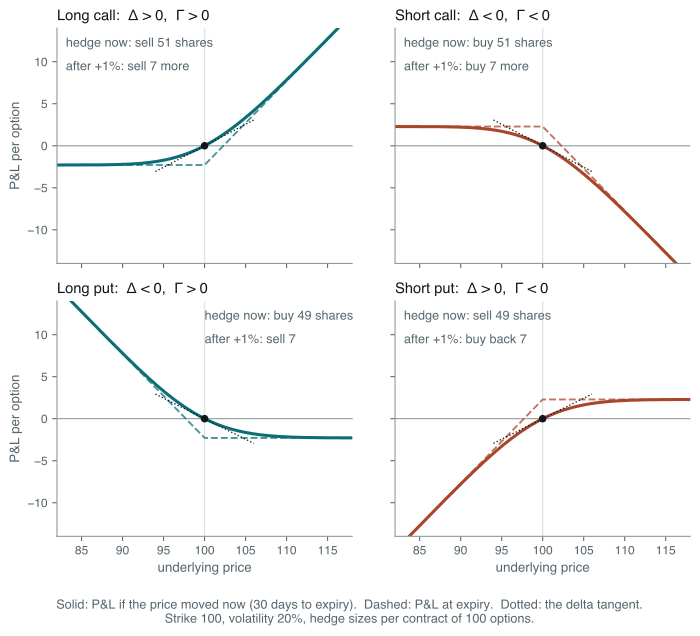

Here is the Python script that generated this plot:
# The four basic option positions, drawn as P&L against the underlying price.
#
# Dashed: P&L at expiry, net of the premium paid or received.
# Solid:  P&L if the price jumped there immediately, 30 days before expiry.
#
# The solid curve is the one a hedger lives on. Its slope at the current price
# is delta and its curvature is gamma: a smile for the two long positions, a
# frown for the two short ones. Call versus put changes the slope; long versus
# short changes the curvature.
#
# Run standalone:  uv run --no-project --with matplotlib,numpy python <path>

import math
import os

os.environ.setdefault("SOURCE_DATE_EPOCH", "1735689600")

import matplotlib

matplotlib.use("Agg")
matplotlib.rcParams["svg.fonttype"] = "path"
matplotlib.rcParams["svg.hashsalt"] = "dh_payoffs"
matplotlib.rcParams["font.family"] = ["Helvetica", "Arial", "DejaVu Sans"]

from pathlib import Path

import matplotlib.pyplot as plt
import numpy as np

INK = "#10171B"
MUTED = "#58666E"
TEAL = "#0B6E75"
RUST = "#A8452B"
GREY = "#8A979D"
FAINT = "#DCE4E6"

S0, K, VOL, TAU = 100.0, 100.0, 0.20, 30 / 365
N_OPT = 100  # one contract

_erf = np.vectorize(math.erf)


def ncdf(x: np.ndarray) -> np.ndarray:
    return 0.5 * (1 + _erf(np.asarray(x) / math.sqrt(2)))


def bs(cp: str, s: np.ndarray, tau: float) -> tuple[np.ndarray, np.ndarray]:
    s = np.asarray(s, dtype=float)
    d1 = (np.log(s / K) + 0.5 * VOL**2 * tau) / (VOL * math.sqrt(tau))
    d2 = d1 - VOL * math.sqrt(tau)
    if cp == "c":
        return s * ncdf(d1) - K * ncdf(d2), ncdf(d1)
    return K * ncdf(-d2) - s * ncdf(-d1), ncdf(d1) - 1


def panel(ax, cp: str, sign: int, title: str, hedge_now: str, hedge_up: str, text_x: float = 0.03) -> None:
    s = np.linspace(82, 118, 400)
    prem, _ = bs(cp, S0, TAU)
    payoff = np.maximum(s - K, 0) if cp == "c" else np.maximum(K - s, 0)
    value, _ = bs(cp, s, TAU)
    expiry_pnl = sign * (payoff - prem)
    now_pnl = sign * (value - prem)
    color = TEAL if sign > 0 else RUST

    ax.axhline(0, color=GREY, lw=0.8)
    ax.axvline(S0, color=FAINT, lw=1.0, zorder=0)
    ax.plot(s, expiry_pnl, color=color, lw=1.4, ls="--", alpha=0.75)
    ax.plot(s, now_pnl, color=color, lw=2.3)

    _, d0 = bs(cp, S0, TAU)
    slope = sign * float(d0)
    xs = np.array([S0 - 6, S0 + 6])
    ax.plot(xs, slope * (xs - S0), color=INK, lw=1.0, ls=":")
    ax.scatter([S0], [0], s=22, color=INK, zorder=5)

    ax.set_title(title, fontsize=11, color=INK, loc="left", pad=6)
    ax.text(text_x, 0.96, hedge_now, transform=ax.transAxes, fontsize=9.5, color=MUTED, va="top")
    ax.text(text_x, 0.86, hedge_up, transform=ax.transAxes, fontsize=9.5, color=MUTED, va="top")
    ax.set_xlim(82, 118)
    ax.set_ylim(-14, 14)
    ax.tick_params(labelsize=9, colors=MUTED)
    for side in ("top", "right"):
        ax.spines[side].set_visible(False)
    for side in ("left", "bottom"):
        ax.spines[side].set_color(GREY)


def main() -> None:
    fig, axes = plt.subplots(2, 2, figsize=(7.4, 6.2), sharex=True, sharey=True)
    panel(axes[0, 0], "c", +1, "Long call:  Δ > 0,  Γ > 0", "hedge now: sell 51 shares", "after +1%: sell 7 more")
    panel(axes[0, 1], "c", -1, "Short call:  Δ < 0,  Γ < 0", "hedge now: buy 51 shares", "after +1%: buy 7 more")
    panel(axes[1, 0], "p", +1, "Long put:  Δ < 0,  Γ > 0", "hedge now: buy 49 shares", "after +1%: sell 7", text_x=0.5)
    panel(axes[1, 1], "p", -1, "Short put:  Δ > 0,  Γ < 0", "hedge now: sell 49 shares", "after +1%: buy back 7")
    for ax in axes[1]:
        ax.set_xlabel("underlying price", fontsize=10, color=MUTED)
    for ax in axes[:, 0]:
        ax.set_ylabel("P&L per option", fontsize=10, color=MUTED)

    fig.text(
        0.5,
        -0.015,
        "Solid: P&L if the price moved now (30 days to expiry).  Dashed: P&L at expiry.  "
        "Dotted: the delta tangent.\nStrike 100, volatility 20%, hedge sizes per contract of 100 options.",
        ha="center",
        va="top",
        fontsize=9.5,
        color=MUTED,
    )
    fig.tight_layout()
    out = Path(__file__).with_suffix("")
    for ext in ("pdf", "svg"):
        fig.savefig(f"{out}.{ext}", transparent=True, bbox_inches="tight")

    for cp in ("c", "p"):
        prem, d = bs(cp, S0, TAU)
        _, d_up = bs(cp, S0 * 1.01, TAU)
        print(
            f"{cp}: premium {float(prem):.4f}, delta {float(d):+.4f} ({float(d) * N_OPT:+.1f} sh/contract), "
            f"delta after +1% {float(d_up):+.4f}, change {float(d_up - d) * N_OPT:+.1f} sh/contract"
        )


main()
